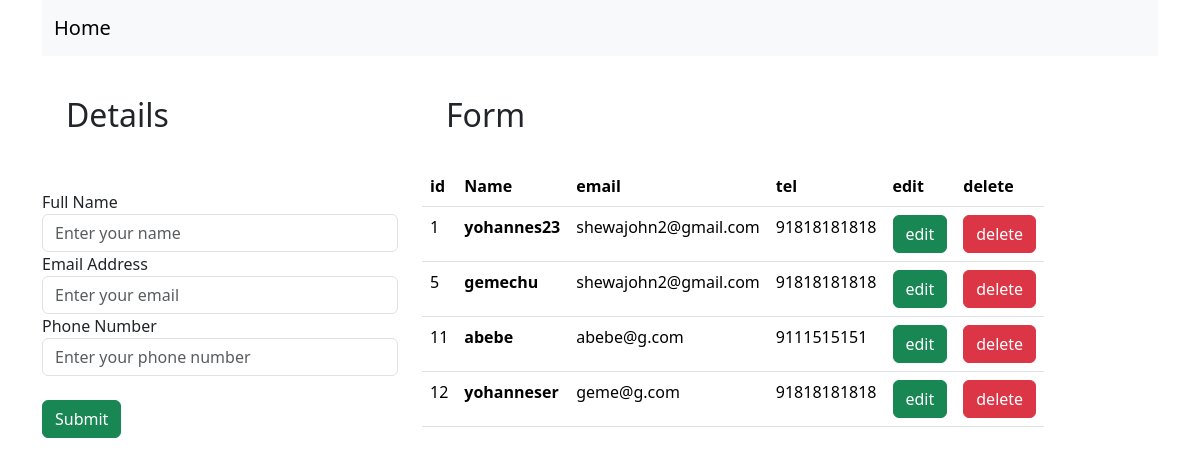
The page / on the database its author committed.
### ex/models.py (models this page shows)
class Detail(models.Model):
   name=models.CharField(max_length=100)
   email=models.EmailField()
   tel=models.IntegerField(max_length=16)
   def __str__(self):
      return self.name

### ex/views.py (the view)
# urls.py: path('',views.index,name="index"),
def index(request):
  data=Detail.objects.all()
  print(data)
  context={"data":data}
  return render(request, 'index.html',context)

### ex/templates/index.html (shortened to what this page needs)
<!doctype html>
<html lang="en">
<head>
    <link href="https://cdn.jsdelivr.net/npm/bootstrap@5.3.3/dist/css/bootstrap.min.css" rel="stylesheet"
>
</head>
<body>
    <div class="container">
        <nav class="navbar navbar-expand-lg bg-body-tertiary">
            <div class="container-fluid">
                <a class="navbar-brand" href="/">Home</a>
            </div>
        </nav>
    </div>
    <div class="container mt-3">
        <div class="row">
            <div class="col-md-4">
                <h2 class="p-4">Details</h2>
                <br>
                <form action="/insert" method="post">
                    <div class="form-group">
                        <label for="name">Full Name</label>
                        <input type="text" class="form-control" id="name" placeholder="Enter your name" name="name" required>
                    </div>
                    <div class="form-group">
                        <label for="email">Email Address</label>
                        <input type="email" class="form-control" id="email" placeholder="Enter your email"  name="email" required>
                    </div>
                    <div class="form-group">
                        <label for="phone">Phone Number</label>
                        <input type="tel" class="form-control" id="phone" placeholder="Enter your phone number" name="tel">
                    </div>
                    <button type="submit" class="btn btn-success btn-block">Submit</button>
                </form>
            </div>
            <div class="col-md-6">
                <h2 class="p-4">Form</h2>
                <table class="table">
                    <thead>
                      <tr>
                        <th scope="col">id</th>
                        <th scope="col">Name</th>
                        <th scope="col">email</th>
                        <th scope="col">tel</th>
                        <th scope="col">edit</th>
                        <th scope="col">delete</th>
                      </tr>
                    </thead>
                    <tbody>
                    {% for Detail in data %}
                <tr>
                    <td>{{Detail.id}}</td>
                    <th scope="row">{{Detail.name}}</th>
                    <td>{{Detail.email}}</td>
                    <td>{{Detail.tel}}</td>
                    <td><a type="submit" href="/update/{{Detail.id}}" class="btn btn-success btn-block">edit</a></td>
                    <td><a type="submit" href="/delete/{{Detail.id}}" class="btn btn-danger btn-block">delete</a></td>
                </tr>
                {% endfor %}
                    </tbody>
                  </table>
                </div>
        </div>
    </div>
</body>
</html>

### rows shown on the page
Detail: id "1", name "yohannes23", email "shewajohn2@gmail.com", tel "91818181818"
Detail: id "5", name "gemechu", email "shewajohn2@gmail.com", tel "91818181818"
Detail: id "11", name "abebe", email "abebe@g.com", tel "9111515151"
Detail: id "12", name "yohanneser", email "geme@g.com", tel "91818181818"
